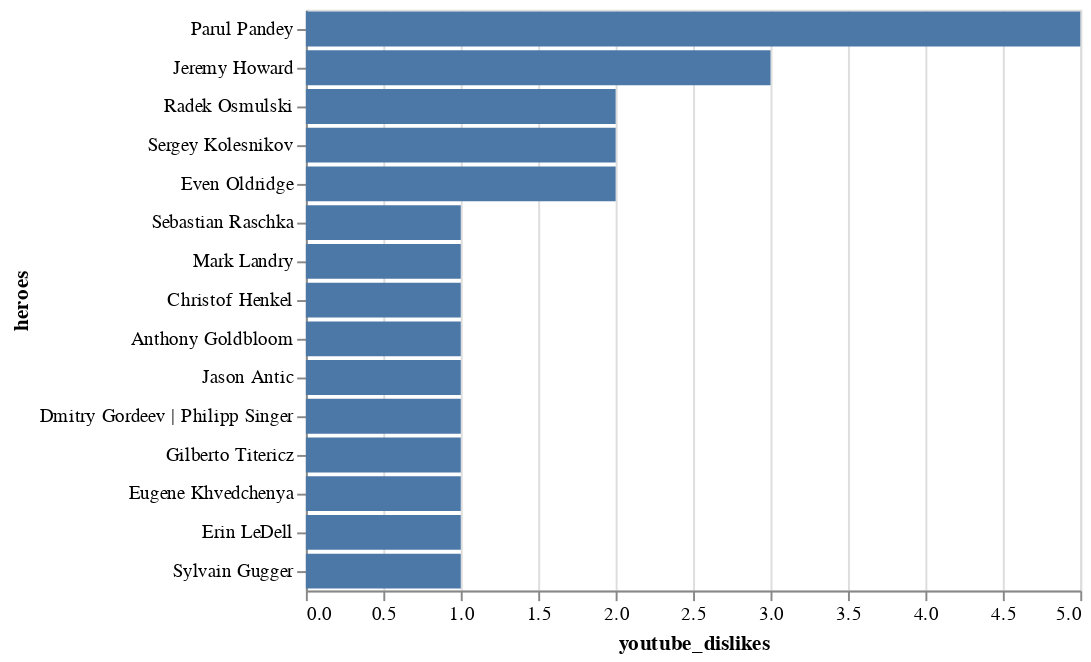

Notebook code for this chart:
### Markdown cell above
## Most disliked videos

### Code cell
top_yt_dislike = episode.sort_values('youtube_dislikes', ascending=False)[:15]
alt.Chart(top_yt_dislike).mark_bar().encode(
    x = 'youtube_dislikes',
    y = alt.Y('heroes', sort='-x')
)

### Figure 1 — Vega-Lite specification as saved in the notebook (floating-point values rounded to 4 significant figures)
{"config": {"view": {"continuousWidth": 400, "continuousHeight": 300}}, "data": {"name": "data-7b06360bc9e03587bb0bb15094c01128"}, "mark": "bar", "encoding": {"x": {"type": "quantitative", "field": "youtube_dislikes"}, "y": {"type": "nominal", "field": "heroes", "sort": "-x"}}, "$schema": "https://vega.github.io/schema/vega-lite/v4.8.1.json", "datasets": {"data-7b06360bc9e03587bb0bb15094c01128": [{"episode_id": "E49", "episode_name": "Interview with Parul Pandey | Getting Started with Data Science & Blogging | Women in Data Science", "heroes": "Parul Pandey", "heroes_gender": "Female", "heroes_location": "India", "heroes_nationality": "India", "heroes_kaggle_username": "parulpandey", "heroes_twitter_handle": "pandeyparul", "category": "Industry", "flavour_of_tea": "Ginger Chai", "recording_date": "2020-02-26", "recording_time": "Morning", "release_date": "2020-03-19", "episode_duration": 3570, "youtube_url": "https://www.youtube.com/watch?v=DjBgB_fNXl0", "youtube_thumbnail_type": 0, "youtube_impressions": 17600, "youtube_impression_views": 722, "youtube_ctr": 4.1, "youtube_nonimpression_views": 1439, "youtube_views": 2161, "youtube_watch_hours": 116, "youtube_avg_watch_duration": 193, "youtube_likes": 54, "youtube_dislikes": 5, "youtube_comments": 12, "youtube_subscribers": 66, "anchor_url": "https://anchor.fm/chaitimedatascience/episodes/Interview-with-Parul-Pandey--Getting-Started-with-Data-Science--Blogging--Women-in-Data-Science-eb4tr8", "anchor_thumbnail_type": 1.0, "anchor_plays": 472.0, "spotify_starts": 38.0, "spotify_streams": 28.0, "spotify_listeners": 28.0, "apple_listeners": 8.0, "apple_listened_hours": 2.0, "apple_avg_listen_duration": 767.0}, {"episode_id": "E27", "episode_name": "Interview with Jeremy Howard | fast.ai | Kaggle | Machine Learning Research", "heroes": "Jeremy Howard", "heroes_gender": "Male", "heroes_location": "USA", "heroes_nationality": "Australia", "heroes_kaggle_username": "jhoward", "heroes_twitter_handle": "jeremyphoward", "category": "Industry", "flavour_of_tea": "Sulemani Chai", "recording_date": "2019-11-18", "recording_time": "Night", "release_date": "2019-12-08", "episode_duration": 4851, "youtube_url": "https://www.youtube.com/watch?v=205j37G1cxw", "youtube_thumbnail_type": 0, "youtube_impressions": 27596, "youtube_impression_views": 1297, "youtube_ctr": 4.7, "youtube_nonimpression_views": 3205, "youtube_views": 4502, "youtube_watch_hours": 704, "youtube_avg_watch_duration": 563, "youtube_likes": 183, "youtube_dislikes": 3, "youtube_comments": 16, "youtube_subscribers": 139, "anchor_url": "https://anchor.fm/chaitimedatascience/episodes/Interview-with-Jeremy-Howard--fast-ai--Kaggle--Machine-Learning-Research-e9ddbh", "anchor_thumbnail_type": 1.0, "anchor_plays": 1527.0, "spotify_starts": 466.0, "spotify_streams": 373.0, "spotify_listeners": 204.0, "apple_listeners": 96.0, "apple_listened_hours": 83.0, "apple_avg_listen_duration": 3117.0}, {"episode_id": "E44", "episode_name": "Fast.ai, Learning to Learn | Machine Learning, Kaggle & Blogging | Interview with Radek Osmulski", "heroes": "Radek Osmulski", "heroes_gender": "Male", "heroes_location": "Poland", "heroes_nationality": "Poland", "heroes_kaggle_username": "radek1", "heroes_twitter_handle": "radekosmulski", "category": "Industry", "flavour_of_tea": "Herbal Tea", "recording_date": "2020-02-20", "recording_time": "Afternoon", "release_date": "2020-03-01", "episode_duration": 3936, "youtube_url": "https://www.youtube.com/watch?v=4h41v07bYYI", "youtube_thumbnail_type": 0, "youtube_impressions": 7607, "youtube_impression_views": 260, "youtube_ctr": 3.42, "youtube_nonimpression_views": 588, "youtube_views": 848, "youtube_watch_hours": 122, "youtube_avg_watch_duration": 518, "youtube_likes": 49, "youtube_dislikes": 2, "youtube_comments": 5, "youtube_subscribers": 24, "anchor_url": "https://anchor.fm/chaitimedatascience/episodes/Interview-with-fast-ai-hero-Radek-Osmulski--Fast-ai--Learning-to-Learn--Machine-Learning--Kaggle--Blogging-eav36v", "anchor_thumbnail_type": 1.0, "anchor_plays": 657.0, "spotify_starts": 113.0, "spotify_streams": 88.0, "spotify_listeners": 55.0, "apple_listeners": 30.0, "apple_listened_hours": 25.0, "apple_avg_listen_duration": 3031.0}, {"episode_id": "E51", "episode_name": "Interview with Sergey Kolesnikov | Catalyst: PyTorch Framework for DL & RL | Open Source, Soft. Engg", "heroes": "Sergey Kolesnikov", "heroes_gender": "Male", "heroes_location": "Russia", "heroes_nationality": "Russia", "heroes_kaggle_username": "scitator", "heroes_twitter_handle": "scitator", "category": "Industry", "flavour_of_tea": "Herbal Tea", "recording_date": "2020-02-10", "recording_time": "Morning", "release_date": "2020-03-26", "episode_duration": 4489, "youtube_url": "https://www.youtube.com/watch?v=1g6BpItJdJA", "youtube_thumbnail_type": 0, "youtube_impressions": 4856, "youtube_impression_views": 140, "youtube_ctr": 2.88, "youtube_nonimpression_views": 303, "youtube_views": 443, "youtube_watch_hours": 22, "youtube_avg_watch_duration": 179, "youtube_likes": 22, "youtube_dislikes": 2, "youtube_comments": 0, "youtube_subscribers": 8, "anchor_url": "https://anchor.fm/chaitimedatascience/episodes/Interview-with-Sergey-Kolesnikov--Catalyst-PyTorch-Framework-for-DL--RL--Open-Source--Soft--Engg--Community-eb5c3j", "anchor_thumbnail_type": 1.0, "anchor_plays": 426.0, "spotify_starts": 20.0, "spotify_streams": 12.0, "spotify_listeners": 15.0, "apple_listeners": 9.0, "apple_listened_hours": 4.0, "apple_avg_listen_duration": 1532.0}, {"episode_id": "E31", "episode_name": "Interview with Even Oldridge | Applied Research, Top Down Learning & Fast.ai | NVIDIA & Rapids.ai", "heroes": "Even Oldridge", "heroes_gender": "Male", "heroes_location": "Canada", "heroes_nationality": "Canada", "heroes_kaggle_username": "evenoldridge", "heroes_twitter_handle": "Even_Oldridge", "category": "Industry", "flavour_of_tea": "Masala Chai", "recording_date": "2019-11-28", "recording_time": "Morning", "release_date": "2020-01-16", "episode_duration": 5213, "youtube_url": "https://www.youtube.com/watch?v=-WzXIV8P_Jk", "youtube_thumbnail_type": 0, "youtube_impressions": 7371, "youtube_impression_views": 130, "youtube_ctr": 1.76, "youtube_nonimpression_views": 190, "youtube_views": 320, "youtube_watch_hours": 39, "youtube_avg_watch_duration": 439, "youtube_likes": 5, "youtube_dislikes": 2, "youtube_comments": 2, "youtube_subscribers": 5, "anchor_url": "https://anchor.fm/chaitimedatascience/episodes/Interview-with-Even-Oldridge--Applied-Research--Top-Down-Learning--Fast-ai--NVIDIA--Rapids-ai-ea7hon", "anchor_thumbnail_type": 1.0, "anchor_plays": 561.0, "spotify_starts": 83.0, "spotify_streams": 56.0, "spotify_listeners": 42.0, "apple_listeners": 32.0, "apple_listened_hours": 24.0, "apple_avg_listen_duration": 2714.0}, {"episode_id": "E42", "episode_name": "Statistics, Open Source & ML Research | Python for ML | Interview with Sebastian Raschka", "heroes": "Sebastian Raschka", "heroes_gender": "Male", "heroes_location": "USA", "heroes_nationality": "Germany", "heroes_kaggle_username": null, "heroes_twitter_handle": "rasbt", "category": "Industry", "flavour_of_tea": "Herbal Tea", "recording_date": "2020-01-28", "recording_time": "Morning", "release_date": "2020-02-23", "episode_duration": 4101, "youtube_url": "https://www.youtube.com/watch?v=beSLA-wO2T4", "youtube_thumbnail_type": 1, "youtube_impressions": 9478, "youtube_impression_views": 275, "youtube_ctr": 2.9, "youtube_nonimpression_views": 577, "youtube_views": 852, "youtube_watch_hours": 61, "youtube_avg_watch_duration": 258, "youtube_likes": 39, "youtube_dislikes": 1, "youtube_comments": 1, "youtube_subscribers": 40, "anchor_url": "https://anchor.fm/chaitimedatascience/episodes/Interview-with-Sebastian-Raschka--Statistics--Open-Source--ML-Research--Python-for-ML-Book-eauidk", "anchor_thumbnail_type": 1.0, "anchor_plays": 650.0, "spotify_starts": 111.0, "spotify_streams": 90.0, "spotify_listeners": 51.0, "apple_listeners": 37.0, "apple_listened_hours": 19.0, "apple_avg_listen_duration": 1891.0}, {"episode_id": "E57", "episode_name": "Interview with Mark Landry | Data Science, Kaggle, H2O.ai | AutoML", "heroes": "Mark Landry", "heroes_gender": "Male", "heroes_location": "USA", "heroes_nationality": "USA", "heroes_kaggle_username": "mlandry", "heroes_twitter_handle": "mark_a_landry", "category": "Kaggle", "flavour_of_tea": "Ginger Chai", "recording_date": "2020-02-21", "recording_time": "Morning", "release_date": "2020-04-16", "episode_duration": 3833, "youtube_url": "https://www.youtube.com/watch?v=kBcVi4p-ruY", "youtube_thumbnail_type": 1, "youtube_impressions": 9700, "youtube_impression_views": 194, "youtube_ctr": 2.0, "youtube_nonimpression_views": 214, "youtube_views": 408, "youtube_watch_hours": 41, "youtube_avg_watch_duration": 358, "youtube_likes": 5, "youtube_dislikes": 1, "youtube_comments": 0, "youtube_subscribers": 11, "anchor_url": "https://anchor.fm/chaitimedatascience/episodes/Interview-w-Mark-Landry--Data-Science--Kaggle--H2O-ai--AutoML-eb63se", "anchor_thumbnail_type": 1.0, "anchor_plays": 397.0, "spotify_starts": 33.0, "spotify_streams": 26.0, "spotify_listeners": 21.0, "apple_listeners": 7.0, "apple_listened_hours": 7.0, "apple_avg_listen_duration": 3366.0}, {"episode_id": "E48", "episode_name": "Interview with ChristOf Henkel | Google Quest Q&A Labelling Comp 2nd Pos Sol | Rapids.ai & Kaggle", "heroes": "Christof Henkel", "heroes_gender": "Male", "heroes_location": "Germany", "heroes_nationality": "Germany", "heroes_kaggle_username": "christofhenkel", "heroes_twitter_handle": "kagglingdieter", "category": "Kaggle", "flavour_of_tea": "Ginger Chai", "recording_date": "2020-02-12", "recording_time": "Afternoon", "release_date": "2020-03-15", "episode_duration": 3180, "youtube_url": "https://www.youtube.com/watch?v=Q0_Xajic_9U", "youtube_thumbnail_type": 0, "youtube_impressions": 5196, "youtube_impression_views": 162, "youtube_ctr": 3.12, "youtube_nonimpression_views": 731, "youtube_views": 893, "youtube_watch_hours": 88, "youtube_avg_watch_duration": 355, "youtube_likes": 32, "youtube_dislikes": 1, "youtube_comments": 2, "youtube_subscribers": 23, "anchor_url": "https://anchor.fm/chaitimedatascience/episodes/Interview-with-ChristOf-Henkel--Google-Quest-QA-Labelling-Comp-2nd-Pos-Sol--Rapids-ai--Kaggle-eb4rpr", "anchor_thumbnail_type": 1.0, "anchor_plays": 461.0, "spotify_starts": 48.0, "spotify_streams": 36.0, "spotify_listeners": 24.0, "apple_listeners": 12.0, "apple_listened_hours": 7.0, "apple_avg_listen_duration": 2119.0}, {"episode_id": "E37", "episode_name": "The Story of Kaggle & Kaggle's Evolution | Interview with the CEO of Kaggle: Anthony Goldbloom", "heroes": "Anthony Goldbloom", "heroes_gender": "Male", "heroes_location": "USA", "heroes_nationality": "Australia", "heroes_kaggle_username": "antgoldbloom", "heroes_twitter_handle": "antgoldbloom", "category": "Kaggle", "flavour_of_tea": "Ginger Chai", "recording_date": "2020-01-07", "recording_time": "Morning", "release_date": "2020-02-06", "episode_duration": 3909, "youtube_url": "https://www.youtube.com/watch?v=jw2Z-IMyFYw", "youtube_thumbnail_type": 0, "youtube_impressions": 5883, "youtube_impression_views": 127, "youtube_ctr": 2.16, "youtube_nonimpression_views": 340, "youtube_views": 467, "youtube_watch_hours": 48, "youtube_avg_watch_duration": 370, "youtube_likes": 32, "youtube_dislikes": 1, "youtube_comments": 7, "youtube_subscribers": 11, "anchor_url": "https://anchor.fm/chaitimedatascience/episodes/The-Story-of-Kaggle--Kaggles-Evolution--Interview-with-the-CEO-of-Kaggle-Anthony-Goldbloom-ea9fj6", "anchor_thumbnail_type": 1.0, "anchor_plays": 595.0, "spotify_starts": 102.0, "spotify_streams": 58.0, "spotify_listeners": 56.0, "apple_listeners": 29.0, "apple_listened_hours": 19.0, "apple_avg_listen_duration": 2414.0}, {"episode_id": "E36", "episode_name": "DeOldify | Fast.ai & NoGAN | Machine Learning & Software Engineering | Interview with Jason Antic", "heroes": "Jason Antic", "heroes_gender": "Male", "heroes_location": "USA", "heroes_nationality": "USA", "heroes_kaggle_username": null, "heroes_twitter_handle": "citnaj", "category": "Industry", "flavour_of_tea": "Herbal Tea", "recording_date": "2019-12-21", "recording_time": "Night", "release_date": "2020-02-02", "episode_duration": 3916, "youtube_url": "https://www.youtube.com/watch?v=A5Cq8SWudts", "youtube_thumbnail_type": 0, "youtube_impressions": 7696, "youtube_impression_views": 189, "youtube_ctr": 2.46, "youtube_nonimpression_views": 586, "youtube_views": 775, "youtube_watch_hours": 71, "youtube_avg_watch_duration": 330, "youtube_likes": 31, "youtube_dislikes": 1, "youtube_comments": 8, "youtube_subscribers": 21, "anchor_url": "https://anchor.fm/chaitimedatascience/episodes/Interview-with-Jason-Antic--DeOldify--Fast-ai--NoGAN--Machine-Learning--Software-Engineering-eaj1t4", "anchor_thumbnail_type": 1.0, "anchor_plays": 596.0, "spotify_starts": 93.0, "spotify_streams": 60.0, "spotify_listeners": 52.0, "apple_listeners": 28.0, "apple_listened_hours": 22.0, "apple_avg_listen_duration": 2816.0}, {"episode_id": "E34", "episode_name": "Dmitry Gordeev & Philipp Singer | What does it take to win a Kaggle Comp? | NFL Data Bowl Win Sol", "heroes": "Dmitry Gordeev | Philipp Singer", "heroes_gender": "Male", "heroes_location": "Austria", "heroes_nationality": "Austria", "heroes_kaggle_username": "dott1718 | philippsinger", "heroes_twitter_handle": "dott1718 | ph_singer", "category": "Kaggle", "flavour_of_tea": "Sulemani Chai", "recording_date": "2020-01-15", "recording_time": "Night", "release_date": "2020-01-26", "episode_duration": 4657, "youtube_url": "https://www.youtube.com/watch?v=_Srv0bKmfjY", "youtube_thumbnail_type": 1, "youtube_impressions": 7382, "youtube_impression_views": 256, "youtube_ctr": 3.47, "youtube_nonimpression_views": 834, "youtube_views": 1090, "youtube_watch_hours": 144, "youtube_avg_watch_duration": 476, "youtube_likes": 30, "youtube_dislikes": 1, "youtube_comments": 0, "youtube_subscribers": 18, "anchor_url": "https://anchor.fm/chaitimedatascience/episodes/Dmitry-Gordeev--Philipp-Singer--What-does-it-take-to-win-a-Kaggle-Comp---NFL-Data-Bowl-Win-Sol-eaaihi", "anchor_thumbnail_type": 1.0, "anchor_plays": 621.0, "spotify_starts": 108.0, "spotify_streams": 69.0, "spotify_listeners": 54.0, "apple_listeners": 35.0, "apple_listened_hours": 28.0, "apple_avg_listen_duration": 2887.0}, {"episode_id": "E33", "episode_name": "Interview with Kaggle Legend: Gilberto Titericz | Giba, Former #1 | Data Science & Kaggle", "heroes": "Gilberto Titericz", "heroes_gender": "Male", "heroes_location": "Brazil", "heroes_nationality": "Brazil", "heroes_kaggle_username": "titericz", "heroes_twitter_handle": "giba1", "category": "Kaggle", "flavour_of_tea": "Sulemani Chai", "recording_date": "2019-11-30", "recording_time": "Morning", "release_date": "2020-01-23", "episode_duration": 3844, "youtube_url": "https://www.youtube.com/watch?v=MpYeDKw8EOg", "youtube_thumbnail_type": 1, "youtube_impressions": 9232, "youtube_impression_views": 328, "youtube_ctr": 3.55, "youtube_nonimpression_views": 1084, "youtube_views": 1412, "youtube_watch_hours": 181, "youtube_avg_watch_duration": 461, "youtube_likes": 51, "youtube_dislikes": 1, "youtube_comments": 4, "youtube_subscribers": 35, "anchor_url": "https://anchor.fm/chaitimedatascience/episodes/Kaggle-Legend-Gilberto-Titericz--Giba--Former-1--Data-Science--Kaggle-ea9vdn", "anchor_thumbnail_type": 1.0, "anchor_plays": 618.0, "spotify_starts": 112.0, "spotify_streams": 84.0, "spotify_listeners": 54.0, "apple_listeners": 29.0, "apple_listened_hours": 19.0, "apple_avg_listen_duration": 2343.0}, {"episode_id": "E29", "episode_name": "Eugene Khvedchenya | Kaggle, Computer Vision & Best Code Practises | Severstal Steel, 4th Pos Sol", "heroes": "Eugene Khvedchenya", "heroes_gender": "Male", "heroes_location": "Ukraine", "heroes_nationality": "Ukraine", "heroes_kaggle_username": "bloodaxe", "heroes_twitter_handle": "cvtalks", "category": "Kaggle", "flavour_of_tea": "Sulemani Chai", "recording_date": "2019-10-28", "recording_time": "Evening", "release_date": "2020-01-10", "episode_duration": 3127, "youtube_url": "https://www.youtube.com/watch?v=TwhJfZHx10s", "youtube_thumbnail_type": 1, "youtube_impressions": 7121, "youtube_impression_views": 213, "youtube_ctr": 2.99, "youtube_nonimpression_views": 458, "youtube_views": 671, "youtube_watch_hours": 46, "youtube_avg_watch_duration": 247, "youtube_likes": 30, "youtube_dislikes": 1, "youtube_comments": 1, "youtube_subscribers": 14, "anchor_url": "https://anchor.fm/chaitimedatascience/episodes/Eugene-Khvedchenya--Kaggle--Computer-Vision--Best-Code-Practises--Severstal-Steel--4th-Pos-Sol-ea34a8", "anchor_thumbnail_type": 1.0, "anchor_plays": 624.0, "spotify_starts": 100.0, "spotify_streams": 67.0, "spotify_listeners": 57.0, "apple_listeners": 34.0, "apple_listened_hours": 13.0, "apple_avg_listen_duration": 1370.0}, {"episode_id": "E53", "episode_name": "Interview with Erin LeDell | H2O-AutoML & H2O.ai | Open Source | RLadies & WiMLDS Community", "heroes": "Erin LeDell", "heroes_gender": "Female", "heroes_location": "USA", "heroes_nationality": "USA", "heroes_kaggle_username": "ledell", "heroes_twitter_handle": "ledell", "category": "Industry", "flavour_of_tea": "Ginger Chai", "recording_date": "2020-02-13", "recording_time": "Night", "release_date": "2020-04-02", "episode_duration": 3428, "youtube_url": "https://www.youtube.com/watch?v=i2K42HNAoFM", "youtube_thumbnail_type": 0, "youtube_impressions": 7700, "youtube_impression_views": 154, "youtube_ctr": 2.0, "youtube_nonimpression_views": 290, "youtube_views": 444, "youtube_watch_hours": 46, "youtube_avg_watch_duration": 371, "youtube_likes": 4, "youtube_dislikes": 1, "youtube_comments": 1, "youtube_subscribers": 3, "anchor_url": "https://anchor.fm/chaitimedatascience/episodes/Interview-w-Erin-LeDell--H2O-AutoML--H2O-ai--Open-Source--RLadies--WiMLDS-Community-eb5irc", "anchor_thumbnail_type": 1.0, "anchor_plays": 392.0, "spotify_starts": 30.0, "spotify_streams": 20.0, "spotify_listeners": 17.0, "apple_listeners": 0.0, "apple_listened_hours": 0.0, "apple_avg_listen_duration": 0.0}, {"episode_id": "E54", "episode_name": "Interview with Sylvain Gugger | fast.ai: The new Framework & course | FastBook & Research at fast.ai", "heroes": "Sylvain Gugger", "heroes_gender": "Male", "heroes_location": "USA", "heroes_nationality": "France", "heroes_kaggle_username": null, "heroes_twitter_handle": "guggersylvain", "category": "Industry", "flavour_of_tea": "Herbal Tea", "recording_date": "2020-02-13", "recording_time": "Night", "release_date": "2020-04-05", "episode_duration": 2043, "youtube_url": "https://www.youtube.com/watch?v=-3fw9hxiop0", "youtube_thumbnail_type": 0, "youtube_impressions": 5417, "youtube_impression_views": 175, "youtube_ctr": 3.23, "youtube_nonimpression_views": 522, "youtube_views": 697, "youtube_watch_hours": 68, "youtube_avg_watch_duration": 351, "youtube_likes": 35, "youtube_dislikes": 1, "youtube_comments": 3, "youtube_subscribers": 15, "anchor_url": "https://anchor.fm/chaitimedatascience/episodes/Interview-w-Sylvain-Gugger--fast-ai-The-new-Framework--course--FastBook--Research-at-fast-ai-eb5a6a", "anchor_thumbnail_type": 1.0, "anchor_plays": 510.0, "spotify_starts": 49.0, "spotify_streams": 37.0, "spotify_listeners": 29.0, "apple_listeners": 17.0, "apple_listened_hours": 5.0, "apple_avg_listen_duration": 1077.0}]}}
